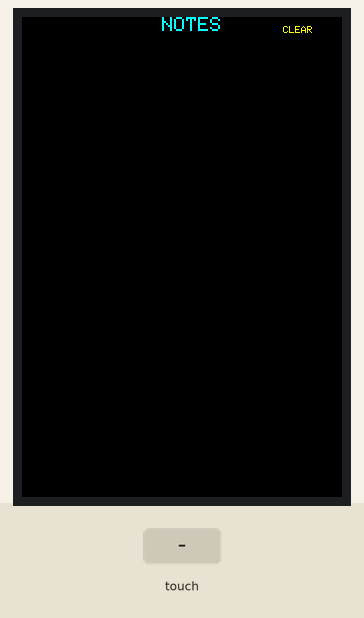
This sketch was run on a simulated Arduino Uno, built with avr-gcc and run on an emulated ATmega328P. On the bench: 320×480 colour display. The inputs (shaded band) are chosen by the test bench.

Above: at 1.5 s.
1.6 s: touch panel pressed at 13 % / 10 % of its raw x / y range
3.1 s: touch panel pressed at 38 % / 10 % of its raw x / y range
Timing chart, 0 to 6.1 s (numbered marks = the images above; inputs shaded):
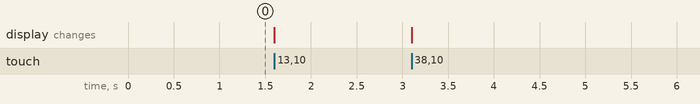

The sketch:

ArduinopaintWithoutSDcard.ino
```cpp
#include <Adafruit_GFX.h>
#include <MCUFRIEND_kbv.h>
MCUFRIEND_kbv tft;
#include <TouchScreen.h>

#define MINPRESSURE 200
#define MAXPRESSURE 1000

const int XP = 8, XM = A2, YP = A3, YM = 9; //320x480 ID=0x9486
const int TS_LEFT=170,TS_RT=923,TS_TOP=948,TS_BOT=98;

TouchScreen ts = TouchScreen(XP, YP, XM, YM, 300);

int pixel_x, pixel_y;     //Touch_getXY() updates global vars
bool touch (void)
{
  TSPoint p;

  do {
    p = ts.getPoint();
    pinMode(XM, OUTPUT);
    pinMode(YP, OUTPUT);
  } while ((p.z < MINPRESSURE ) || (p.z > MAXPRESSURE));
  pixel_x = map(p.x, TS_LEFT, TS_RT, 0, 320);
  pixel_y = map(p.y, TS_TOP, TS_BOT, 0, 480);
}

int PENRADIUS = 3;
int currentcolor;
int xpos;
int ypos;

#define BLACK   0x0000
#define BLUE    0x051D
#define RED     0xF800
#define GREEN   0x07E0
#define CYAN    0x07FF
#define MAGENTA 0xF81F
#define YELLOW  0xFFE0
#define WHITE   0xFFFF

void setup(void)
{
  tft.begin(0x9486);
  Serial.begin(9600);
  tft.setRotation(0);
  tft.fillScreen(BLACK);
  currentcolor = GREEN;

  tft.setCursor(140, 0);
  tft.setTextSize(2);
  tft.setTextColor(CYAN);
  tft.print("NOTES");

  tft.setCursor(261, 9);
  tft.setTextSize(1);
  tft.setTextColor(YELLOW);
  tft.print("CLEAR");
}

void loop()
{
  touch();

  xpos = pixel_x;
  ypos = pixel_y;

  if (((ypos - PENRADIUS) > 35) && ((ypos + PENRADIUS) < 480))//drawing function
  {
    tft.fillCircle(xpos, ypos, PENRADIUS, currentcolor);
  }

  else if (pixel_x > 262 && pixel_x < 315 && pixel_y > 7 && pixel_y < 32)//clear button
  {
    tft.fillRect(0, 35, 320, 445, BLACK);
  }
}
```
